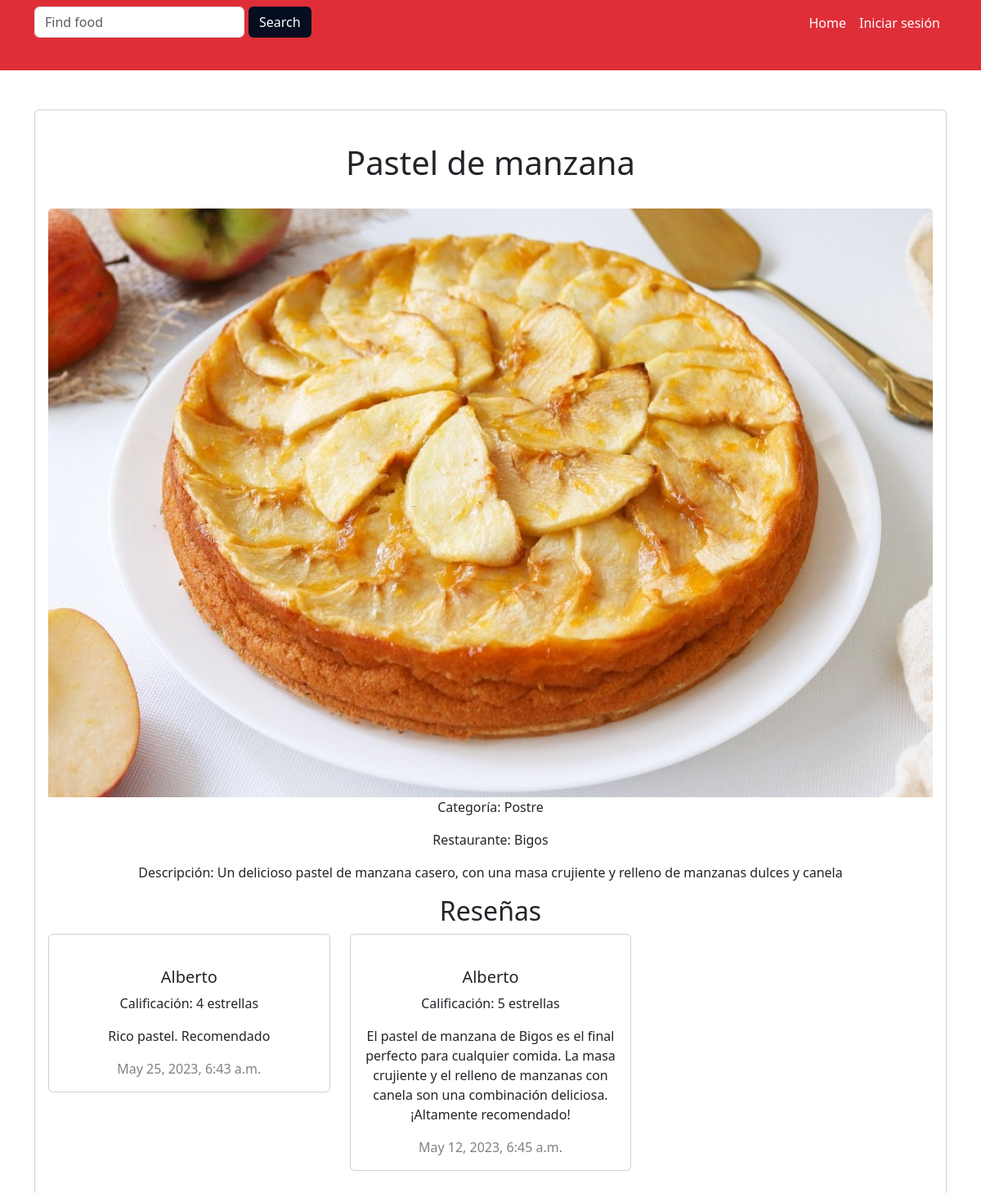
Screenshot of /plato/plato/11/ with the database file from the repository.
### Plato/models.py (models this page shows, shortened)
class plato(models.Model):
    id = models.BigAutoField(primary_key=True)
    name= models.CharField(max_length= 50, default='')
    image = models.ImageField(verbose_name='Imagen', null=True)
    restaurant = models.ForeignKey(modelosUsuarios.Restaurante,to_field='Nombre_Marca', null= False, blank=False, on_delete=models.CASCADE)
    category = models.CharField(max_length=100, default='', null= False, blank=False)
    description = models.CharField(max_length = 250, default='')
    precio = models.IntegerField(default=0)

### Usuarios/models.py (models this page shows)
class Restaurante(models.Model):
    user = models.OneToOneField(User, on_delete=models.CASCADE, primary_key=True, related_name='Restaurante', default='')
    Nombre_Marca = models.CharField(max_length=100,unique=True)
    ubicacion = models.CharField(max_length=100)
    def __str__(self):
        return self.Nombre_Marca

class Consumidor(models.Model):
    user = models.OneToOneField(User, on_delete=models.CASCADE, primary_key=True, related_name='Consumidor')
    Nombre = models.CharField(max_length=100)
    def __str__(self):
        return self.Nombre

### Calificaciones/models.py (models this page shows, shortened)
class Reseña(models.Model):
    consumidor = models.ForeignKey(Consumidor, on_delete=models.SET_NULL, null=True)
    fecha = models.DateTimeField(auto_now_add=True)
    puntaje_calificacion = models.PositiveIntegerField(validators=[MinValueValidator(1), MaxValueValidator(5)])
    contenido_comentario = models.CharField(max_length=255, blank=True)

class ReseñaOferta(Reseña):
    oferta = models.ForeignKey(Oferta, on_delete=models.CASCADE)

class Reseña(models.Model):
    consumidor = models.ForeignKey(Consumidor, on_delete=models.SET_NULL, null=True)
    fecha = models.DateTimeField(auto_now_add=True)
    puntaje_calificacion = models.PositiveIntegerField(validators=[MinValueValidator(1), MaxValueValidator(5)])
    contenido_comentario = models.CharField(max_length=255, blank=True)

### Plato/views.py (the view)
# urls.py: path('plato/<int:plato_id>/', views.platoDetalles, name='platoDetalles'),
def platoDetalles(request, plato_id):
    reseñasPlato = ''
    platoDetalle = get_object_or_404(plato, pk=plato_id)
    platoEsOferta = Oferta.objects.filter(pk=platoDetalle.pk).exists()
    if platoEsOferta:
        reseñasPlato = ReseñaOferta.objects.filter(oferta=platoDetalle).order_by('-fecha')
    if not platoEsOferta:
        reseñasPlato = ReseñaPlato.objects.filter(plato=platoDetalle).order_by('-fecha')
    sumaCalificacionesPlato = reseñasPlato.aggregate(total=Sum('puntaje_calificacion'))['total']
    numeroReseñasPlato = reseñasPlato.count()
    promedioCalificacionesPlato = sumaCalificacionesPlato / numeroReseñasPlato if numeroReseñasPlato > 0 else None
    return render(request, 'plato/plato_detalles.html', {
            'plato': platoDetalle,
            'reseñas': reseñasPlato,
            'promedioCalificaciones': promedioCalificacionesPlato,
        })

### Plato/templates/plato/plato_detalles.html (shortened to what this page needs)
{% extends 'base.html' %}
{% block content %}
<html>
<head>
    {%load static %}
    <link ref="stylesheet" href="https://cdn.jsdelivr.net/npm/bootstrap@5.3.0-alpha1/dist/css/bootstrap.min.css"
        rel="stylesheet"
>
</head>
<body>
    <br>
    <div class="container mb-3">
        <div class="row">
            <div>
                <div class="card" style="display: flex; text-align: center;">
                    <div class="card-body">
                        <div>
                            <br>
                            <h1>{{plato.name}}</h1>
                            <br>
                            <img src="{{ plato.image.url }}" class="card-img-top h-100" alt="Imagen comida">
                            <p>Categoría: {{plato.category}}</p>
                            <p>Restaurante: {{plato.restaurant}}</p>
                            <p>Descripción: {{plato.description}}</p>
                            <h2>Reseñas</h2>
                            <div class="row">
                                {% for reseña in reseñas %}
                                <div class="col-md-4">
                                    <div class="card">
                                        <br>
                                        <div class="card-body">
                                            <h5 class="card-title">{{ reseña.consumidor }}</h5>
                                            <p class="card-text">Calificación: {{ reseña.puntaje_calificacion }}
                                                estrellas</p>
                                            <p class="card-text">{{ reseña.contenido_comentario }}</p>
                                            <h7 style="color: grey" ;>{{ reseña.fecha }}</h7>
                                        </div>
                                    </div>
                                    <br>
                                    <br>
                                </div>
                                {% endfor %}
                            </div>
                            <br>
</body>
</html>
{% endblock %}

### rows the page displays
plato: name "Pastel de manzana", image (picture), category "Postre", restaurant "Bigos", description "Un delicioso pastel de manzana casero, con una masa crujiente y relleno de manzanas dulces y canela"
ReseñaOferta: consumidor "Alberto", puntaje_calificacion "4", contenido_comentario "Rico pastel. Recomendado", fecha "May 25, 2023, 6:43 a.m."
ReseñaOferta: consumidor "Alberto", puntaje_calificacion "5", contenido_comentario "El pastel de manzana de Bigos es el final perfecto para cualquier comida. La masa crujiente y el relleno de manzanas con canela son una combinación deliciosa. ¡Altamente recomendado!", fecha "May 12, 2023, 6:45 a.m."
